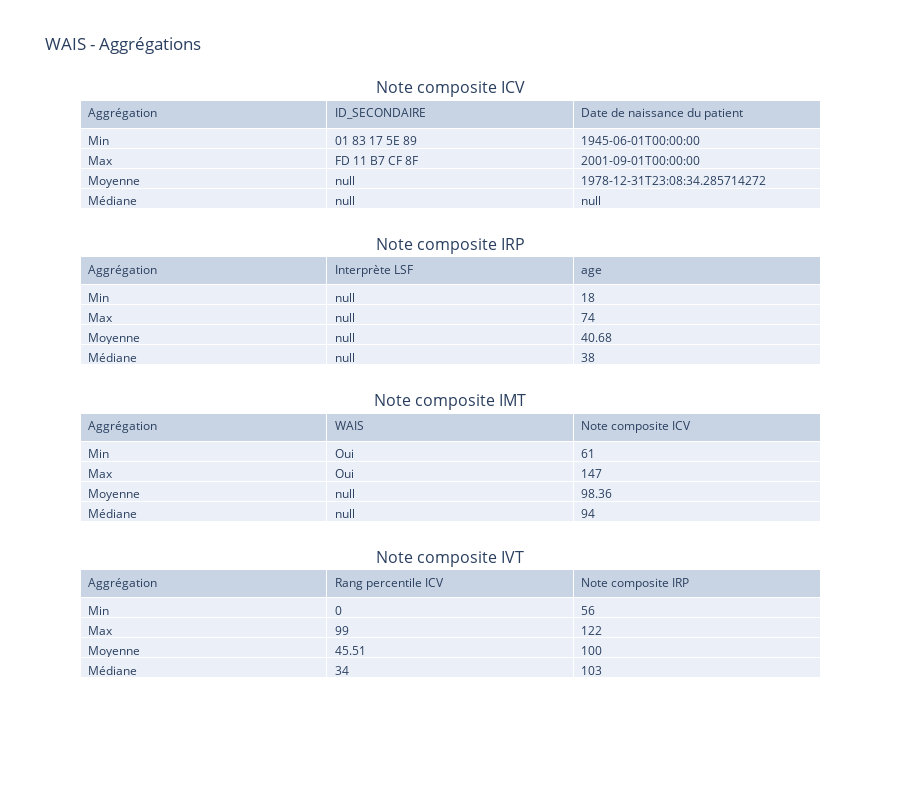

Write notebook code for a chart like this one.
### Code cell
#Aggrégation
wais_table_a =  go.Table(
                header=dict(values=list(df_wais_agg.columns[[0, 1, 2]]),
                align='left'),
                cells=dict(values=[df_wais_agg.iloc[:, 0], df_wais_agg.iloc[:, 1], df_wais_agg.iloc[:, 2]], align='left'))

wais_table_b =  go.Table(
                header=dict(values=list(df_wais_agg.columns[[0, 3, 4]]),
                align='left'),
                cells=dict(values=[df_wais_agg.iloc[:, 0], df_wais_agg.iloc[:, 3], df_wais_agg.iloc[:, 4]], align='left'))

wais_table_c =  go.Table(
                header=dict(values=list(df_wais_agg.columns[[0, 5, 6]]),
                align='left'),
                cells=dict(values=[df_wais_agg.iloc[:, 0], df_wais_agg.iloc[:, 5], df_wais_agg.iloc[:, 6]], align='left'))

wais_table_d =  go.Table(
                header=dict(values=list(df_wais_agg.columns[[0, 7, 8]]),
                align='left'),
                cells=dict(values=[df_wais_agg.iloc[:, 0], df_wais_agg.iloc[:, 7], df_wais_agg.iloc[:, 8]], align='left'))
#

fig_wais_table = make_subplots(
    rows=4, cols=1,
    row_heights = [1, 1, 1, 1],
    subplot_titles = ['Note composite ICV','Note composite IRP','Note composite IMT','Note composite IVT'],
    shared_xaxes=False,
    vertical_spacing=0.01,
    specs=[[{"type": "table"}],
           [{"type": "table"}],
           [{"type": "table"}],
           [{"type": "table"}]]
)

fig_wais_table.add_trace(wais_table_a, row=1, col=1)
fig_wais_table.add_trace(wais_table_b, row=2, col=1)
fig_wais_table.add_trace(wais_table_c, row=3, col=1)
fig_wais_table.add_trace(wais_table_d, row=4, col=1)

fig_wais_table.update_layout(
    height=800,
    showlegend=False,
    title_text="WAIS - Aggrégations",
)

### Figure 1 — Plotly figure (JSON) as saved in the notebook; plotly's stock layout.template omitted (floating-point values rounded to 4 significant figures)
{"data": [{"cells": {"align": "left", "values": [["Min", "Max", "Moyenne", "Médiane"], ["01 83 17 5E 89", "FD 11 B7 CF 8F", null, null], ["1945-06-01T00:00:00", "2001-09-01T00:00:00", "1978-12-31T23:08:34.285714272", null]]}, "domain": {"x": [0, 1], "y": [0.7575, 1]}, "header": {"align": "left", "values": ["Aggrégation", "ID_SECONDAIRE", "Date de naissance du patient"]}, "type": "table"}, {"cells": {"align": "left", "values": [["Min", "Max", "Moyenne", "Médiane"], [null, null, null, null], [18, 74, 40.68, 38]]}, "domain": {"x": [0, 1], "y": [0.505, 0.7475]}, "header": {"align": "left", "values": ["Aggrégation", "Interprète LSF", "age"]}, "type": "table"}, {"cells": {"align": "left", "values": [["Min", "Max", "Moyenne", "Médiane"], ["Oui", "Oui", null, null], [61, 147, 98.36, 94]]}, "domain": {"x": [0, 1], "y": [0.2525, 0.495]}, "header": {"align": "left", "values": ["Aggrégation", "WAIS", "Note composite ICV"]}, "type": "table"}, {"cells": {"align": "left", "values": [["Min", "Max", "Moyenne", "Médiane"], [0, 99, 45.51, 34], [56, 122, 100, 103]]}, "domain": {"x": [0, 1], "y": [0, 0.2425]}, "header": {"align": "left", "values": ["Aggrégation", "Rang percentile ICV", "Note composite IRP"]}, "type": "table"}], "layout": {"annotations": [{"font": {"size": 16}, "showarrow": false, "text": "Note composite ICV", "x": 0.5, "xanchor": "center", "xref": "paper", "y": 1, "yanchor": "bottom", "yref": "paper"}, {"font": {"size": 16}, "showarrow": false, "text": "Note composite IRP", "x": 0.5, "xanchor": "center", "xref": "paper", "y": 0.7475, "yanchor": "bottom", "yref": "paper"}, {"font": {"size": 16}, "showarrow": false, "text": "Note composite IMT", "x": 0.5, "xanchor": "center", "xref": "paper", "y": 0.495, "yanchor": "bottom", "yref": "paper"}, {"font": {"size": 16}, "showarrow": false, "text": "Note composite IVT", "x": 0.5, "xanchor": "center", "xref": "paper", "y": 0.2425, "yanchor": "bottom", "yref": "paper"}], "height": 800, "showlegend": false, "title": {"text": "WAIS - Aggrégations"}}}
